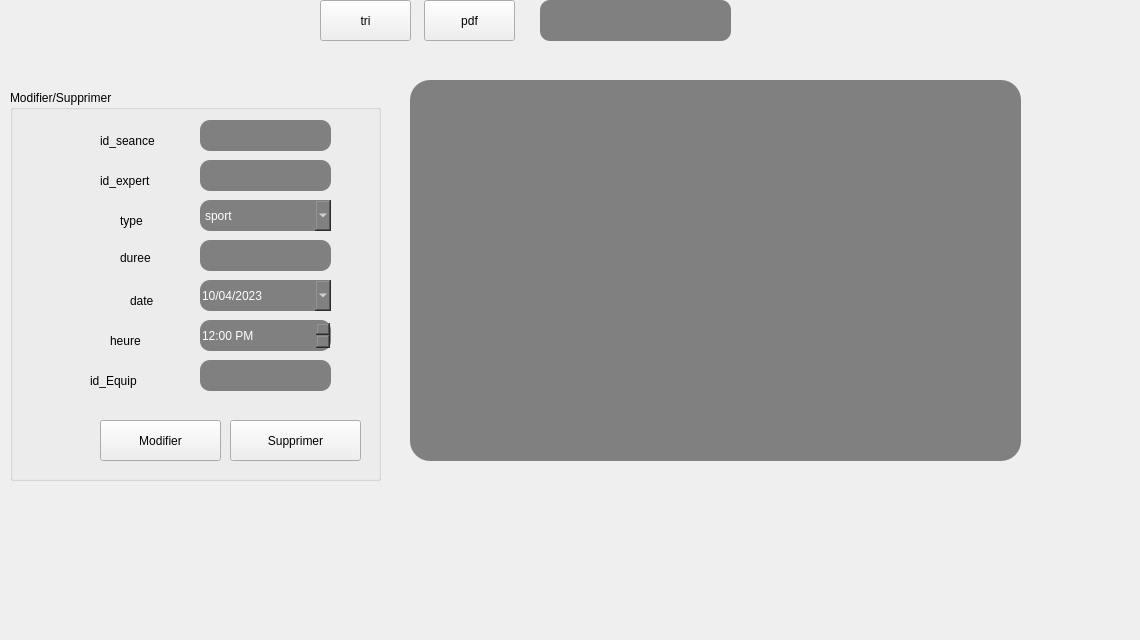
      <widget class="QWidget" name="tab_2">
       <attribute name="title">
        <string>afficher</string>
       </attribute>
       <widget class="QGroupBox" name="groupBox_5">
        <property name="geometry">
         <rect>
          <x>10</x>
          <y>90</y>
          <width>371</width>
          <height>391</height>
         </rect>
        </property>
        <property name="styleSheet">
         <string notr="true">font: 15pt &quot;Niagara Engraved&quot;;
</string>
        </property>
        <property name="title">
         <string>Modifier/Supprimer</string>
        </property>
        <widget class="QLabel" name="label_23">
         <property name="geometry">
          <rect>
           <x>90</x>
           <y>40</y>
           <width>91</width>
           <height>21</height>
          </rect>
         </property>
         <property name="styleSheet">
          <string notr="true">font: 15pt &quot;Niagara Engraved&quot;;
</string>
         </property>
         <property name="text">
          <string>id_seance</string>
         </property>
        </widget>
        <widget class="QLabel" name="label_24">
         <property name="geometry">
          <rect>
           <x>90</x>
           <y>80</y>
           <width>81</width>
           <height>21</height>
          </rect>
         </property>
         <property name="styleSheet">
          <string notr="true">font: 15pt &quot;Niagara Engraved&quot;;
</string>
         </property>
         <property name="text">
          <string>id_expert</string>
         </property>
        </widget>
        <widget class="QLabel" name="label_25">
         <property name="geometry">
          <rect>
           <x>110</x>
           <y>120</y>
           <width>61</width>
           <height>21</height>
          </rect>
         </property>
         <property name="styleSheet">
          <string notr="true">font: 15pt &quot;Niagara Engraved&quot;;
</string>
         </property>
         <property name="text">
          <string>type</string>
         </property>
        </widget>
        <widget class="QLabel" name="label_26">
         <property name="geometry">
          <rect>
           <x>110</x>
           <y>160</y>
           <width>51</width>
           <height>16</height>
          </rect>
         </property>
         <property name="styleSheet">
          <string notr="true">font: 15pt &quot;Niagara Engraved&quot;;
</string>
         </property>
         <property name="text">
          <string>duree</string>
         </property>
        </widget>
        <widget class="QLabel" name="label_27">
         <property name="geometry">
          <rect>
           <x>120</x>
           <y>200</y>
           <width>47</width>
           <height>21</height>
          </rect>
         </property>
         <property name="styleSheet">
          <string notr="true">font: 15pt &quot;Niagara Engraved&quot;;
</string>
         </property>
         <property name="text">
          <string>date</string>
         </property>
        </widget>
        <widget class="QLineEdit" name="id_seance_5">
         <property name="geometry">
          <rect>
           <x>190</x>
           <y>30</y>
           <width>131</width>
           <height>31</height>
          </rect>
         </property>
         <property name="styleSheet">
          <string notr="true">border-radius: 10px;
background-color: grey;
color: rgb(255, 255, 255);
alternate-background-color: rgb(255, 255, 255);</string>
         </property>
        </widget>
        <widget class="QLineEdit" name="duree_5">
         <property name="geometry">
          <rect>
           <x>190</x>
           <y>150</y>
           <width>131</width>
           <height>31</height>
          </rect>
         </property>
         <property name="styleSheet">
          <string notr="true">border-radius: 10px;
background-color: grey;
color: rgb(255, 255, 255);
alternate-background-color: rgb(255, 255, 255);</string>
         </property>
        </widget>
        <widget class="QPushButton" name="modifier">
         <property name="geometry">
          <rect>
           <x>90</x>
           <y>330</y>
           <width>121</width>
           <height>41</height>
          </rect>
         </property>
         <property name="styleSheet">
          <string notr="true">QPushButton


{
	
	background-color: rgb(72,78,86);
	border-style: outset;
    border-width: 2px;
    border-radius:20px;
    border-color: beige;
  
font: 81 10pt &quot;Rockwell Extra Bold&quot;;
    padding: 6px;
	color: rgb(255, 255, 255);

}

QPushButton:hover

{
	background-color: rgb(106, 227, 231);
	color: rgb(0, 0, 0);
	gridline-color: rgb(94, 118, 255);
}

QPushButton:pressed</string>
         </property>
         <property name="text">
          <string>Modifier</string>
         </property>
        </widget>
        <widget class="QPushButton" name="supprimer">
         <property name="geometry">
          <rect>
           <x>220</x>
           <y>330</y>
           <width>131</width>
           <height>41</height>
          </rect>
         </property>
         <property name="styleSheet">
          <string notr="true">QPushButton


{
	
	background-color: rgb(72,78,86);
	border-style: outset;
    border-width: 2px;
    border-radius:20px;
    border-color: beige;
  
font: 81 10pt &quot;Rockwell Extra Bold&quot;;
    padding: 6px;
	color: rgb(255, 255, 255);

}

QPushButton:hover

{
	background-color: rgb(106, 227, 231);
	color: rgb(0, 0, 0);
	gridline-color: rgb(94, 118, 255);
}

QPushButton:pressed</string>
         </property>
         <property name="text">
          <string>Supprimer</string>
         </property>
        </widget>
        <widget class="QLineEdit" name="id_exp_5">
         <property name="geometry">
          <rect>
           <x>190</x>
           <y>70</y>
           <width>131</width>
           <height>31</height>
          </rect>
         </property>
         <property name="styleSheet">
          <string notr="true">border-radius: 10px;
background-color: grey;
color: rgb(255, 255, 255);
alternate-background-color: rgb(255, 255, 255);</string>
         </property>
        </widget>
        <widget class="QLabel" name="label_8">
         <property name="geometry">
          <rect>
           <x>100</x>
           <y>240</y>
           <width>71</width>
           <height>21</height>
          </rect>
         </property>
         <property name="styleSheet">
          <string notr="true">font: 15pt &quot;Niagara Engraved&quot;;
</string>
         </property>
         <property name="text">
          <string>heure</string>
         </property>
        </widget>
        <widget class="QDateEdit" name="type_5">
         <property name="geometry">
          <rect>
           <x>190</x>
           <y>190</y>
           <width>131</width>
           <height>31</height>
          </rect>
         </property>
         <property name="styleSheet">
          <string notr="true">border-radius: 10px;
background-color: grey;
color: rgb(255, 255, 255);
alternate-background-color: rgb(255, 255, 255);</string>
         </property>
         <property name="dateTime">
          <datetime>
           <hour>0</hour>
           <minute>0</minute>
           <second>0</second>
           <year>2023</year>
           <month>4</month>
           <day>10</day>
          </datetime>
         </property>
         <property name="maximumDateTime">
          <datetime>
           <hour>23</hour>
           <minute>59</minute>
           <second>59</second>
           <year>2023</year>
           <month>12</month>
           <day>31</day>
          </datetime>
         </property>
         <property name="minimumDateTime">
          <datetime>
           <hour>0</hour>
           <minute>0</minute>
           <second>0</second>
           <year>2023</year>
           <month>4</month>
           <day>10</day>
          </datetime>
         </property>
         <property name="displayFormat">
          <string notr="true">dd/MM/yyyy</string>
         </property>
         <property name="calendarPopup">
          <bool>true</bool>
         </property>
         <property name="date">
          <date>
           <year>2023</year>
           <month>4</month>
           <day>10</day>
          </date>
         </property>
        </widget>
        <widget class="QComboBox" name="date_5">
         <property name="geometry">
          <rect>
           <x>190</x>
           <y>110</y>
           <width>131</width>
           <height>31</height>
          </rect>
         </property>
         <property name="styleSheet">
          <string notr="true">border-radius: 10px;
background-color: grey;
color: rgb(255, 255, 255);
alternate-background-color: rgb(255, 255, 255);</string>
         </property>
         <item>
          <property name="text">
           <string>sport</string>
          </property>
         </item>
         <item>
          <property name="text">
           <string>consultation</string>
          </property>
         </item>
        </widget>
        <widget class="QTimeEdit" name="heure_2">
         <property name="geometry">
          <rect>
           <x>190</x>
           <y>230</y>
           <width>131</width>
           <height>31</height>
          </rect>
         </property>
         <property name="styleSheet">
          <string notr="true">border-radius: 10px;
background-color: grey;
color: rgb(255, 255, 255);
alternate-background-color: rgb(255, 255, 255);</string>
         </property>
         <property name="maximumTime">
          <time>
           <hour>16</hour>
           <minute>0</minute>
           <second>0</second>
          </time>
         </property>
         <property name="minimumTime">
          <time>
           <hour>8</hour>
           <minute>0</minute>
           <second>0</second>
          </time>
         </property>
         <property name="displayFormat">
          <string>hh:mm AP</string>
         </property>
         <property name="time">
          <time>
           <hour>12</hour>
           <minute>0</minute>
           <second>0</second>
          </time>
         </property>
        </widget>
        <widget class="QLineEdit" name="ideq">
         <property name="geometry">
          <rect>
           <x>190</x>
           <y>270</y>
           <width>131</width>
           <height>31</height>
          </rect>
         </property>
         <property name="styleSheet">
          <string notr="true">border-radius: 10px;
background-color: grey;
color: rgb(255, 255, 255);
alternate-background-color: rgb(255, 255, 255);</string>
         </property>
        </widget>
        <widget class="QLabel" name="label_58">
         <property name="geometry">
          <rect>
           <x>80</x>
           <y>280</y>
           <width>81</width>
           <height>21</height>
          </rect>
         </property>
         <property name="styleSheet">
          <string notr="true">font: 15pt &quot;Niagara Engraved&quot;;
</string>
         </property>
         <property name="text">
          <string>id_Equip</string>
         </property>
        </widget>
        <widget class="QLabel" name="label_7">
         <property name="geometry">
          <rect>
           <x>20</x>
           <y>10</y>
           <width>1161</width>
           <height>601</height>
          </rect>
         </property>
         <property name="styleSheet">
          <string notr="true"/>
         </property>
         <property name="text">
          <string/>
         </property>
         <property name="pixmap">
          <pixmap>../background.png</pixmap>
         </property>
        </widget>
       </widget>
       <widget class="QPushButton" name="pdf">
        <property name="geometry">
         <rect>
          <x>424</x>
          <y>0</y>
          <width>91</width>
          <height>41</height>
         </rect>
        </property>
        <property name="styleSheet">
         <string notr="true">QPushButton


{
	
	background-color: rgb(72,78,86);
	border-style: outset;
    border-width: 2px;
    border-radius:20px;
    border-color: beige;
  
font: 81 10pt &quot;Rockwell Extra Bold&quot;;
    padding: 6px;
	color: rgb(255, 255, 255);

}

QPushButton:hover

{
	background-color: rgb(106, 227, 231);
	color: rgb(0, 0, 0);
	gridline-color: rgb(94, 118, 255);
}

QPushButton:pressed</string>
        </property>
        <property name="text">
         <string>pdf</string>
        </property>
       </widget>
       <widget class="QLineEdit" name="rechetxt">
        <property name="geometry">
         <rect>
          <x>540</x>
          <y>0</y>
          <width>191</width>
          <height>41</height>
         </rect>
        </property>
        <property name="styleSheet">
         <string notr="true">border-radius: 10px;
background-color: grey;
color: rgb(255, 255, 255);
alternate-background-color: rgb(255, 255, 255);</string>
        </property>
        <property name="text">
         <string/>
        </property>
       </widget>
       <widget class="QPushButton" name="tri_2">
        <property name="geometry">
         <rect>
          <x>320</x>
          <y>0</y>
          <width>91</width>
          <height>41</height>
         </rect>
        </property>
        <property name="styleSheet">
         <string notr="true">QPushButton


{
	
	background-color: rgb(72,78,86);
	border-style: outset;
    border-width: 2px;
    border-radius:20px;
    border-color: beige;
  
font: 81 10pt &quot;Rockwell Extra Bold&quot;;
    padding: 6px;
	color: rgb(255, 255, 255);

}

QPushButton:hover

{
	background-color: rgb(106, 227, 231);
	color: rgb(0, 0, 0);
	gridline-color: rgb(94, 118, 255);
}

QPushButton:pressed</string>
        </property>
        <property name="text">
         <string>tri</string>
        </property>
       </widget>
       <widget class="QTableView" name="tableView">
        <property name="geometry">
         <rect>
          <x>410</x>
          <y>80</y>
          <width>611</width>
          <height>381</height>
         </rect>
        </property>
        <property name="styleSheet">
         <string notr="true">
border-radius: 20px;
background-color: grey;
</string>
        </property>
       </widget>
       <widget class="QLabel" name="back1">
        <property name="geometry">
         <rect>
          <x>10</x>
          <y>0</y>
          <width>1121</width>
          <height>631</height>
         </rect>
        </property>
        <property name="text">
         <string/>
        </property>
        <property name="pixmap">
         <pixmap>bg.png</pixmap>
        </property>
       </widget>
       <zorder>back1</zorder>
       <zorder>groupBox_5</zorder>
       <zorder>pdf</zorder>
       <zorder>rechetxt</zorder>
       <zorder>tri_2</zorder>
       <zorder>tableView</zorder>
      </widget>
